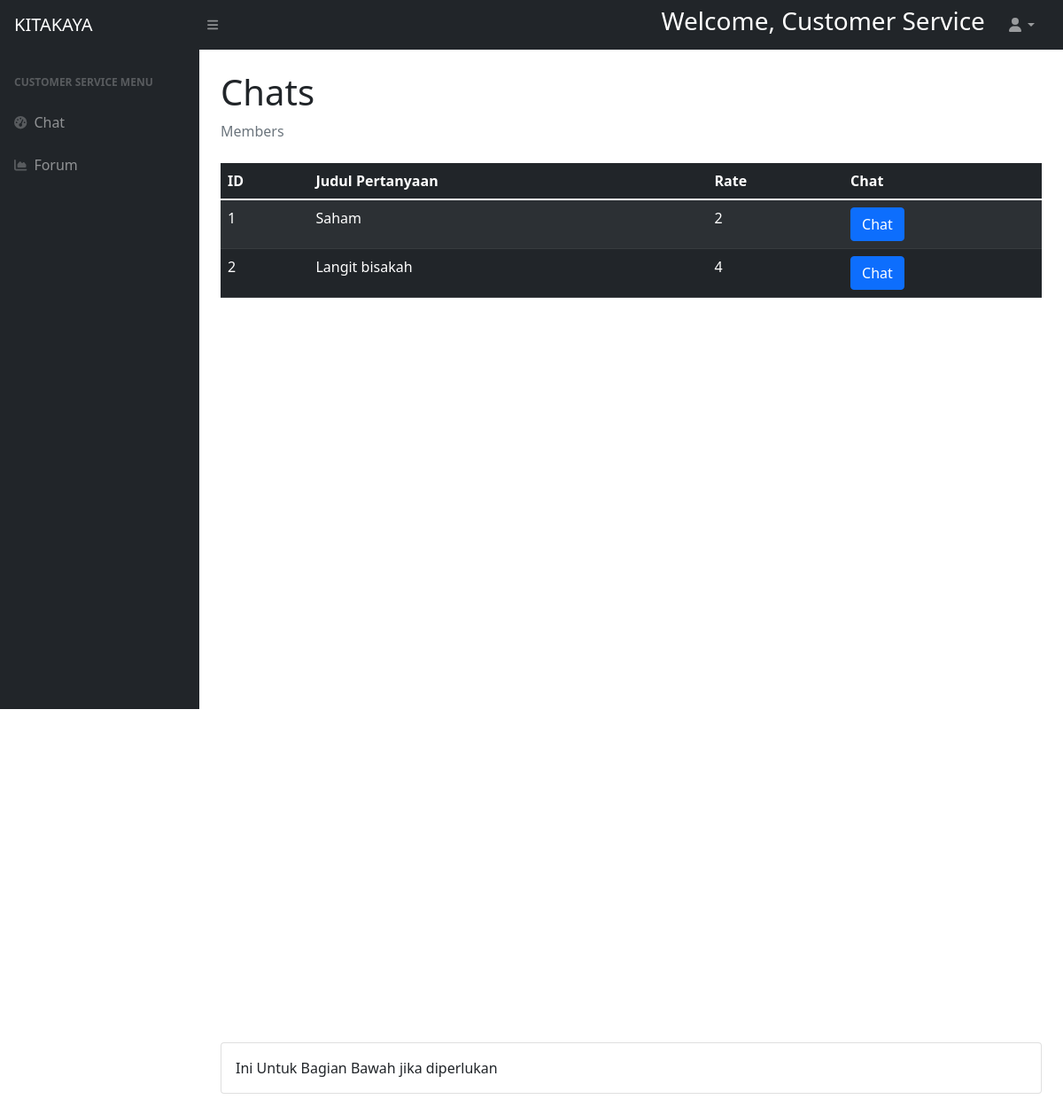
Page /public/halamancs.php on the earlier database version.
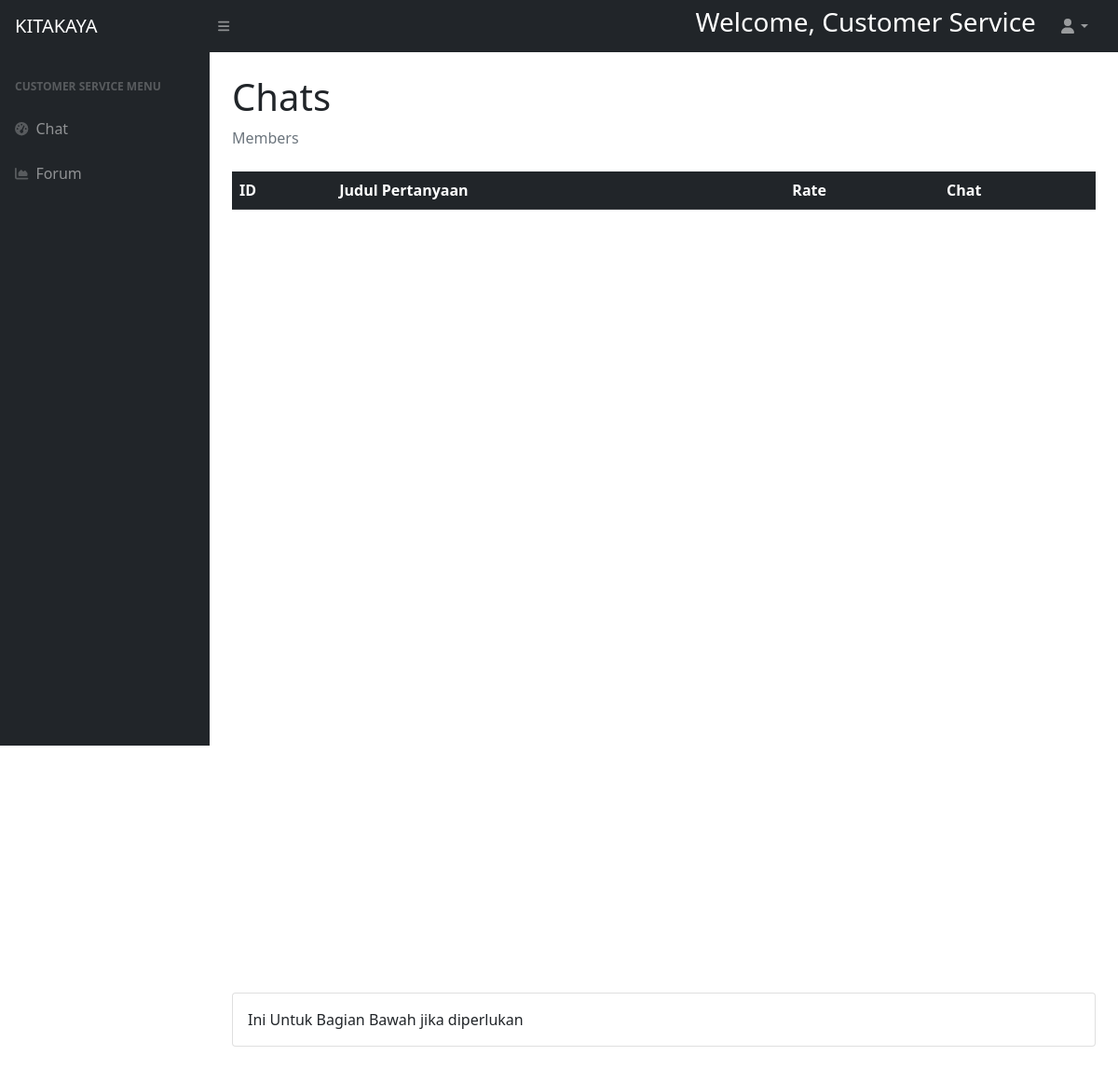
Same page on the later database version.
### tables this page shows
CREATE TABLE `service` (
  `id` int(11) NOT NULL,
  `judul` text NOT NULL,
  `member` int(11) NOT NULL,
  `rate` int(11) DEFAULT NULL
);

### config/database.php (called while the page is built, shortened)
<?php
    class Database{
        private static $instance;
        public $pdo;
        private function __construct()
        {
            $dsn = "mysql:host=".DB_HOST.";dbname=".DB_NAME.";charset=UTF8";
            $options = [
                PDO::ATTR_ERRMODE => PDO::ERRMODE_EXCEPTION,
                PDO::ATTR_DEFAULT_FETCH_MODE => PDO::FETCH_OBJ,
                PDO::ATTR_EMULATE_PREPARES => false
            ];
            try {
                $this->pdo = new PDO($dsn,DB_USER,DB_PASSWORD,$options);
            }
            catch(PDOException $e){
                echo  $e->getMessage();
            }
        }
        static function instance(){
            if(!isset(self::$instance)){
                self::$instance = new Database();
            }
            return self::$instance;
        }
        function query($sql,$args = NULL){
            if (!$args){
                return $this->pdo->query($sql);
            }
            $stmt = $this->pdo->prepare($sql);
            $stmt->execute($args);
            return $stmt;
        }
    }
?>

### models/service.php (called while the page is built, shortened)
<?php
    class service{
        public static function getAll()
        {
            $db=Database::instance();
            $temp=$db->query("SELECT * FROM service");
            return $temp->fetchAll();
        }
    }
?>

### public/halamancs.php (the view, shortened to what this page needs)
<!DOCTYPE html>
<html lang="en">
<head>
    <link href="../assets/css/punyaadmin.css" rel="stylesheet" />
</head>
<body class="sb-nav-fixed">
    <nav class="sb-topnav navbar navbar-expand navbar-dark bg-dark">
        <a class="navbar-brand ps-3" href="halamancs.php">KITAKAYA</a>
        <button class="btn btn-link btn-sm order-1 order-lg-0 me-4 me-lg-0" id="sidebarToggle" href="#!"><i class="fas fa-bars"></i></button>
        <form class="d-none d-md-inline-block form-inline ms-auto me-0 me-md-3 my-2 my-md-0">
            <div class="input-group">
                <h3 style="color: white;">Welcome, Customer Service</h3>
            </div>
        </form>
        <ul class="navbar-nav ms-auto ms-md-0 me-3 me-lg-4">
            <li class="nav-item dropdown">
                <a class="nav-link dropdown-toggle" id="navbarDropdown" href="#" role="button" data-bs-toggle="dropdown" aria-expanded="false"><i class="fas fa-user fa-fw"></i></a>
            </li>
        </ul>
    </nav>
    <div id="layoutSidenav">
        <div id="layoutSidenav_nav">
            <nav class="sb-sidenav accordion sb-sidenav-dark" id="sidenavAccordion">
                <div class="sb-sidenav-menu">
                    <div class="nav">
                        <div class="sb-sidenav-menu-heading">Customer Service Menu</div>
                        <a class="nav-link" href="../public/halamancs.php">
                            <div class="sb-nav-link-icon"><i class="fas fa-tachometer-alt"></i></div>
                            Chat
                        </a>
                        <a class="nav-link" href="../public/halamancsforum.php">
                            <div class="sb-nav-link-icon"><i class="fas fa-chart-area"></i></div>
                            Forum
                        </a>
                    </div>
                </div>
            </nav>
        </div>
        <div id="layoutSidenav_content">
            <main>
                <div class="container-fluid px-4">
                    <h1 class="mt-4">Chats</h1>
                    <ol class="breadcrumb mb-4">
                        <li class="breadcrumb-item active">Members</li>
                    </ol>
                    <form action="../controllers/service.php" method="POST">
                        <?php
                            $services = service::getAll();
                            $user = json_decode(json_encode($_SESSION["user"]), true);
                            $role=$user["role"];
                            ?>
                            <form action="../controllers/service.php" method="POST">
                        <table class="table table-dark table-striped">
                            <thead>
                            <th>ID</th>
                                <th>Judul Pertanyaan</th>
                                <th>Rate</th>
                                <th>Chat</th>
                            </thead>
                            <tbody>
                                <?php
                                    foreach($services as $idx=> $service){
                                        ?>
                                        <tr>
                                            <td><?=  $idx + 1?></td>
                                            <td><?=  $service->judul?></td>
                                            <?php
                                        if ( $service->rate!=null||$role==2) {
                                            ?>
                                            <form action="../controllers/service.php" method="POST">
                                            <td><?= $service->rate?></td>
                                            <td><button class="btn btn-primary" name="chat[<?=$service->id?>]">Chat</button></a></td>
                                            </form>
                                    <?php
                                    }
                                    }
                                ?>
                        </tbody>
                    </table>
                    </form>
                    </form>
                    <br>
                    <div style="height: 100vh"></div>
                    <div class="card mb-4"><div class="card-body">Ini Untuk Bagian Bawah jika diperlukan</div></div>
                </div>
            </main>
        </div>
    </div>
</body>
</html>

Differences in the rows shown:
removed service: judul "Saham", rate "2"
removed service: judul "Langit bisakah", rate "4"
